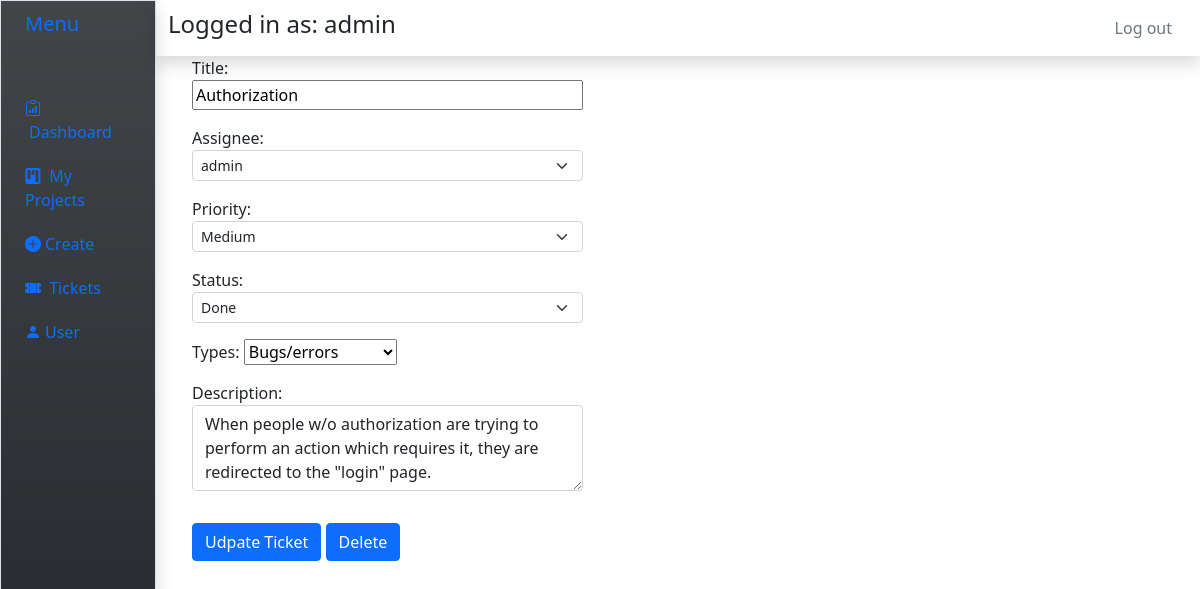
The page /tickets/edit/7/ (signed in) on the database its author committed.
### jiralike/models.py (models this page shows)
class User(AbstractUser):
	rchoices = [
		('Submitter','Submitter'),
		('Manager','Manager'),
		('Developer','Developer'),
		('Admin', 'Admin'),
	]
	role = models.CharField(
		max_length=40,
		choices = rchoices,
		default = 'Submitter'
	)

### ticket/models.py (models this page shows, shortened)
class Ticket(models.Model):
	description = models.TextField(blank = True, null = True)
	slug = models.SlugField(default='slug')
	title = models.CharField(max_length=200, null=False, default='title')
	submitter = models.ForeignKey(User, on_delete=models.SET_NULL, null = True)
	assignee = models.ForeignKey(User, on_delete=models.SET_NULL,related_name='tickets',null=True)
	proj = models.ForeignKey(Project, on_delete=models.CASCADE, null=False, default = 1)
	pty = 	[
			('Lowest', 'Lowest'),
			('Low','Low'),
			('Medium','Medium'),
			('High', 'High'),
			('Highest','Highest'),
			]
	sts =[
		('Open','Open'),
		('Done','Done'),
		('In Progress', 'In Progress'),
		]
	tps = [
		('Bugs/errors','Bugs/errors'),
		('Feature Requests','Feature Requests'),
		('Other Comments','Other Comments'),
	]
	priority = models.CharField(
		max_length=20,
		choices = pty,
		default = 'Lowest'
	)
	status = models.CharField(
		max_length=20,
		choices = sts,
		default = 'Open'
	)
	created = models.TimeField("Created", auto_now=False,auto_now_add=True)
	types = models.CharField(
		max_length = 30,
		choices = tps,
		default = 'Other Comments'
	)
	history = HistoricalRecords()
	class Meta:
		app_label = 'ticket'

### ticket/views.py (the view, shortened to what this page needs)
# urls.py: path("edit/<int:id>/", views.edit_ticket, name ='edit'),
@permission_required('ticket.change_ticket', login_url='/home/')
def edit_ticket(response,id):
	instance = get_object_or_404(Ticket,id = id)
	form = createTicket(response.POST or None, instance = instance)
	return render(response,'ticket/edit_ticket.html',{"form":form,"user":response.user})

### ticket/forms.py
class createTicket(forms.ModelForm):
	class Meta:
		model = Ticket
		fields = ['title','assignee','priority','status','types','description']
		widgets = {
			'title': forms.TextInput(attrs={
				'class': 'input-group input-group-sm mb-3'
			}),
			'description': forms.Textarea(attrs={
				'class': 'form-control','rows': '3',
			}),
			'assignee': forms.Select(attrs={
				'class': 'form-select form-select-sm'
			}),
			'priority': forms.Select(attrs={
				'class': 'form-select form-select-sm'
			}),
			'status': forms.Select(attrs={
				'class': 'form-select form-select-sm'
			}),
		}

### ticket/templates/ticket/edit_ticket.html (shortened to what this page needs)
{%extends 'jiralike/base.html' %}
{%block content%}
<div class="container">
	<div class="row">
		<div class ='col-5'>
			<form method = 'POST' action ='#' class="form-group">
					{{form.as_p}}
					<button type = 'submit', name ='save' value ='update' class="btn btn-primary my-3">Udpate Ticket</button>
					<button type = 'submit', name ='delete' value ='delete' class="btn btn-primary my-3">Delete</button>
			</form>
		</div>
	</div>
</div>
{%endblock%}

### jiralike/templates/jiralike/base.html (shortened to what this page needs)
<!DOCTYPE html>
<html>
<head>
  <link href="https://cdn.jsdelivr.net/npm/bootstrap@5.0.2/dist/css/bootstrap.min.css" rel="stylesheet"
>
  <link rel="stylesheet" href="https://cdn.jsdelivr.net/npm/bootstrap-icons@1.10.3/font/bootstrap-icons.css">
</head>
<body>
  <div class="container-fluid">
    <div class="row flex-nowrap">
      <div class="col-auto col-md-3 col-xl-2 px-sm-2 px-0 bg-dark bg-gradient border shadow  " style="width: 13%;">
        <div class="d-flex flex-column align-items-center align-items-sm-start px-3 pt-2 text-dark min-vh-100">
          <a href="/" class="d-flex align-items-center pb-3 mb-md-0 me-md-auto text-primary text-decoration-none">
            <span class="fs-5 d-none d-sm-inline">Menu</span>
          </a>
          <ul class="nav nav-pills flex-column mb-sm-auto mb-0 align-items-center align-items-sm-start" id="menu">
            <li class="nav-item mb-1">
              <a href="/home" class="nav-link align-middle px-0">
                <i class="bi bi-clipboard-data"></i> <span class="ms-1 d-none d-sm-inline">Dashboard</span>
              </a>
            </li>
            <ul class="nav nav-pills flex-column mb-sm-auto mb-0 align-items-center align-items-sm-start" id="menu">
              <li class="nav-item mb-1">
                <a href="/view" class="nav-link align-middle px-0">
                  <i class="bi bi-kanban-fill"></i> <span class="ms-1 d-none d-sm-inline">My Projects</span>
                </a>
              </li>
              <li class="nav-item mb-1">
                <a href="{% url 'create' %}" class="nav-link align-middle px-0">
                  <i class="bi bi-plus-circle-fill"></i><span class="ms-1 d-none d-sm-inline">Create</span>
                </a>
              </li>
              <li class="nav-item mb-1">
                <a href="{% url 'ticket:tview' %}" class="nav-link align-middle px-0">
                  <i class="bi bi-ticket-perforated-fill"></i> <span class="ms-1 d-none d-sm-inline">Tickets</span>
                </a>
              </li>
              <li class="nav-item">
                <a href="{% url 'current_user' %}" class="nav-link align-middle px-0">
                  <i class="bi bi-person-fill"></i><span class="ms-1 d-none d-sm-inline">User</span>
                </a>
              </li>
            </ul>
        </div>
      </div>
      <div class="col">
        <div class="row sticky-top">
          <nav class="navbar navbar-expand-lg navbar-white  shadow">
            <div class="col-8">
              {% if user.is_anonymous == False%}
              <p class='h4'>Logged in as: {{user}}</p>
              {% endif %}
            </div>
            <div class="col-4 text-secondary">
              {%if user.is_anonymous%}
              <div class="d-flex justify-content-end"><a class="nav-link text-secondary" href="/login">Login</a></div>
              {%else%}
              <div class="d-flex justify-content-end"><a class="nav-link text-secondary" href="/logout">Log out</a>
              </div>
              {%endif%}
            </div>
          </nav>
        </div>
        {%block content%}{%endblock%}
      </div>
    </div>
  </div>
</body>
</html>

### rows shown on the page
User: username "admin"
Ticket: title "Authorization", assignee "admin", priority "Medium", status "Done", types "Bugs/errors", description "When people w/o authorization are trying to perform an action which requires it, they are redirected to the \"login\" page."
